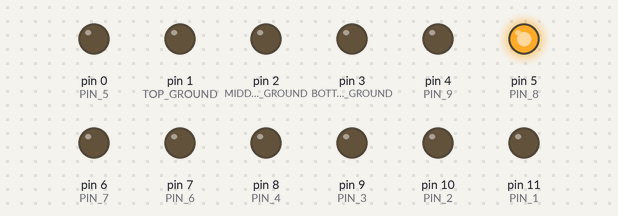
This sketch was run on a simulated Arduino Uno, built with avr-gcc and run on an emulated ATmega328P. Shown: output pins drawn as LEDs (lit = HIGH).

Above: at 0.05 s.
Timing chart, 0 to 3.0 s (numbered marks = the images above):
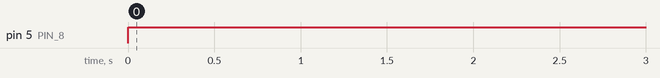

The sketch:

troubleshoot.ino
```cpp
  int delay_time = 500;

  int PIN_1 = 11;
  int PIN_2 = 10;
  int PIN_3 = 9;
  int PIN_4 = 8;
  int PIN_5 = 0;
  int PIN_6 = 7;
  int PIN_7 = 6;
  int PIN_8 = 5;
  int PIN_9 = 4;

  int BOTTOM_GROUND = 3;
  int MIDDLE_GROUND = 2;
  int TOP_GROUND = 1;
  int ground_plane = TOP_GROUND;

void setup() {
  pinMode(PIN_1, OUTPUT);
  pinMode(PIN_2, OUTPUT);
  pinMode(PIN_3, OUTPUT);
  pinMode(PIN_4, OUTPUT);
  pinMode(PIN_5, OUTPUT);
  pinMode(PIN_6, OUTPUT);
  pinMode(PIN_7, OUTPUT);
  pinMode(PIN_8, OUTPUT);
  pinMode(PIN_9, OUTPUT);
  pinMode(BOTTOM_GROUND, OUTPUT);
  pinMode(MIDDLE_GROUND, OUTPUT);
  pinMode(TOP_GROUND, OUTPUT);
}

void loop() {


  if (ground_plane == BOTTOM_GROUND)
  {
    pinMode(MIDDLE_GROUND, INPUT);
    pinMode(TOP_GROUND, INPUT);

    pinMode(BOTTOM_GROUND, OUTPUT);
    digitalWrite(BOTTOM_GROUND, LOW);

    ground_plane = MIDDLE_GROUND;
  }
   else if (ground_plane == MIDDLE_GROUND)
  {
    pinMode(BOTTOM_GROUND, INPUT);
    pinMode(TOP_GROUND, INPUT);

    pinMode(MIDDLE_GROUND, OUTPUT);
    digitalWrite(MIDDLE_GROUND, LOW);

    ground_plane = TOP_GROUND;
  }
  else if (ground_plane == TOP_GROUND)
  {
    pinMode(BOTTOM_GROUND, INPUT);
    pinMode(MIDDLE_GROUND, INPUT);

    pinMode(TOP_GROUND, OUTPUT);
    digitalWrite(TOP_GROUND, LOW);

    ground_plane = BOTTOM_GROUND;
  }

  digitalWrite(PIN_8, HIGH);
  delay(delay_time);
}
```

Measured:
- by itself, pin 5 (PIN_8): LOW → HIGH at 0.00 s
- by itself, everything shown: repeats every 1.5 s, in 3 steps
